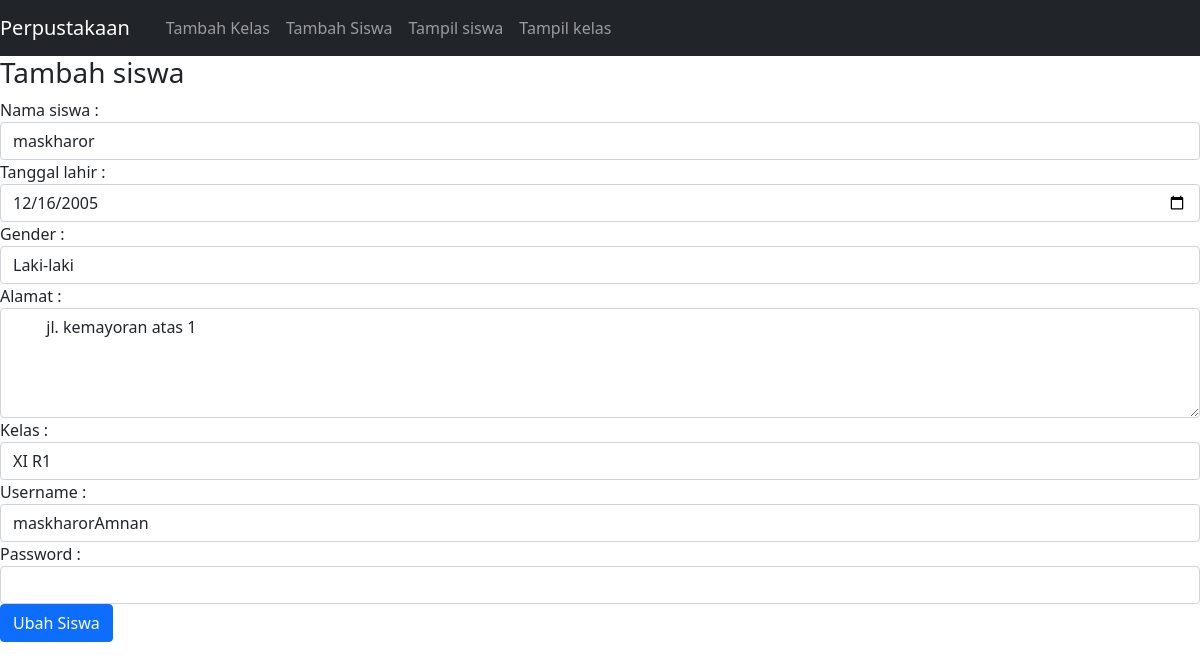
The page /ubah_siswa.php?id_siswa=11 (signed in) on the database its author committed.
### tables this page shows
CREATE TABLE `siswa` (
  `id_siswa` int(11) NOT NULL,
  `nama_siswa` varchar(100) NOT NULL,
  `tanggal_lahir` date NOT NULL,
  `gender` enum('L','P') NOT NULL,
  `alamat` text NOT NULL,
  `username` varchar(255) NOT NULL,
  `password` varchar(255) NOT NULL,
  `id_kelas` int(11) NOT NULL
);

### ubah_siswa.php (the view, shortened to what this page needs)
<?php include "navbar.php";?>
<?php
    include "koneksi.php";
    $qry_get_siswa=mysqli_query($conn, "select * from siswa where id_siswa = '".$_GET['id_siswa']."' ");
    $data_siswa=mysqli_fetch_array($qry_get_siswa);
?>
<h3>Tambah siswa</h3>
<form action="proses_ubah_siswa.php" method="post">
    Nama siswa :
    <input type="text" name="nama_siswa" value="<?=$data_siswa['nama_siswa']?>" class="form-control">
    Tanggal lahir :
    <input type="date" name="tanggal_lahir" value="<?=$data_siswa['tanggal_lahir']?>" class="form-control">
    Gender :
     <?php
        $arr_gender=array('L'=>'Laki-laki','P'=>'Perempuan');
        ?>
        <select name="gender" class="form-control">
            <?php foreach ($arr_gender as $key_gender => $val_gender):
                if($key_gender==$data_siswa['gender']){
                    $selek="selected";
                } else {
                    $selek="";
                }
             ?>
<option value="<?=$key_gender?>" <?=$selek?>><?=$val_gender?></option>
            <?php endforeach ?>
        </select>
    Alamat :
    <textarea name="alamat" class="form-control" rows="4">
        <?=$data_siswa['alamat']?>
    </textarea>
    Kelas :
    <select name="id_kelas" class="form-control">
        <?php
            include "koneksi.php";
            $qry_kelas=mysqli_query($conn, "select * from kelas");
            while($data_kelas=mysqli_fetch_array($qry_kelas)){
                if($data_kelas['id_kelas']==$data_siswa['id_kelas']){
                    $selek="selected";
                }
                else{
                    $selek="";
                }
                echo'
                <option value="'.$data_kelas['id_kelas'].'" '.$selek.'>
                '.$data_kelas['nama_kelas'].'
                </option>
                ';
            }
        ?>
    </select>
    Username :
    <input type="text" name="username" value="<?=$data_siswa['username']?>" class="form-control">
    Password :
    <input type="password" name="password" value="" class="form-control">
    <input type="submit" name="simpan" value="Ubah Siswa" class="btn btn-primary">
</form>

### rows shown on the page
siswa: nama_siswa "maskharor", tanggal_lahir "12/16/2005", alamat "jl. kemayoran atas 1", username "maskharorAmnan"

### other values the page prints
form field gender "Laki-laki"
form field id_kelas "XI R1"
